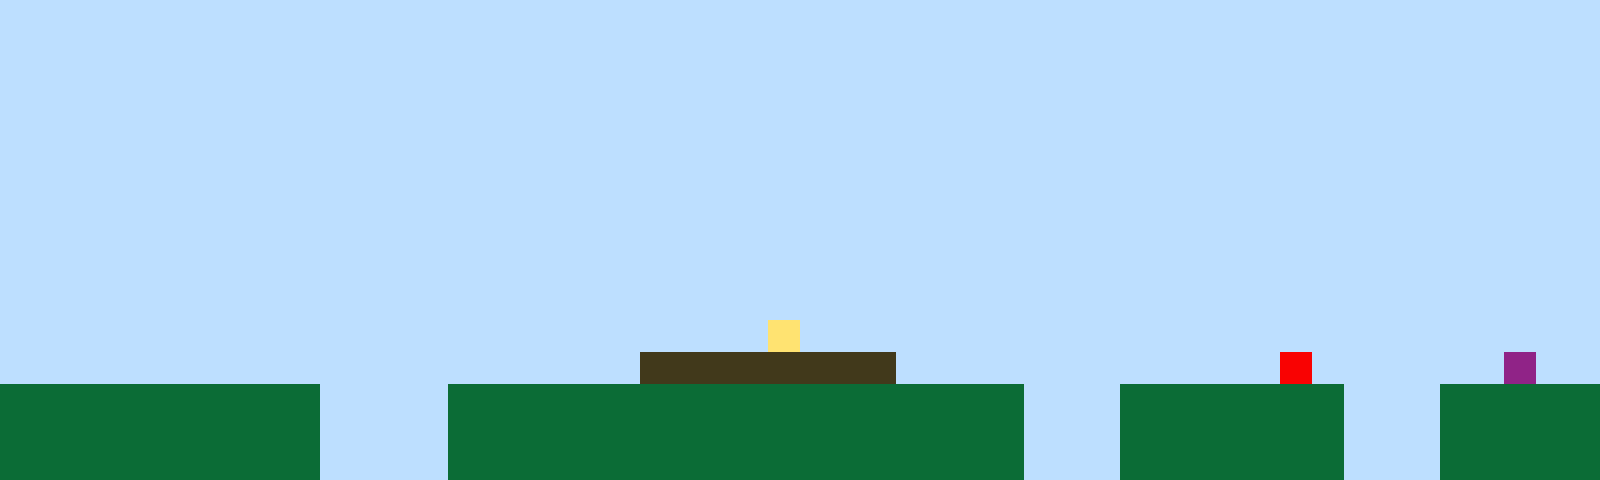

Below is a game level as drawn by its tile map, then a one-line description and the .tmx file that defines it, in full:
An orthogonal 50x15 tile map with 32x32 px tiles, 1 tile layer (Tile Layer 1).

<map version="1.10" tiledversion="1.11.2" orientation="orthogonal" renderorder="right-up" width="50" height="15" tilewidth="32" tileheight="32" infinite="0" nextlayerid="2" nextobjectid="1"><editorsettings><export target="map1.csv" format="csv" /></editorsettings><tileset firstgid="1" name="sprites" tilewidth="32" tileheight="32" tilecount="6" columns="3"><image source="sprites.png" width="96" height="64" /></tileset><layer id="1" name="Tile Layer 1" width="50" height="15"><data encoding="csv">1,1,1,1,1,1,1,1,1,1,1,1,1,1,1,1,1,1,1,1,1,1,1,1,1,1,1,1,1,1,1,1,1,1,1,1,1,1,1,1,1,1,1,1,1,1,1,1,1,1,1,1,1,1,1,1,1,1,1,1,1,1,1,1,1,1,1,1,1,1,1,1,1,1,1,1,1,1,1,1,1,1,1,1,1,1,1,1,1,1,1,1,1,1,1,1,1,1,1,1,1,1,1,1,1,1,1,1,1,1,1,1,1,1,1,1,1,1,1,1,1,1,1,1,1,1,1,1,1,1,1,1,1,1,1,1,1,1,1,1,1,1,1,1,1,1,1,1,1,1,1,1,1,1,1,1,1,1,1,1,1,1,1,1,1,1,1,1,1,1,1,1,1,1,1,1,1,1,1,1,1,1,1,1,1,1,1,1,1,1,1,1,1,1,1,1,1,1,1,1,1,1,1,1,1,1,1,1,1,1,1,1,1,1,1,1,1,1,1,1,1,1,1,1,1,1,1,1,1,1,1,1,1,1,1,1,1,1,1,1,1,1,1,1,1,1,1,1,1,1,1,1,1,1,1,1,1,1,1,1,1,1,1,1,1,1,1,1,1,1,1,1,1,1,1,1,1,1,1,1,1,1,1,1,1,1,1,1,1,1,1,1,1,1,1,1,1,1,1,1,1,1,1,1,1,1,1,1,1,1,1,1,1,1,1,1,1,1,1,1,1,1,1,1,1,1,1,1,1,1,1,1,1,1,1,1,1,1,1,1,1,1,1,1,1,1,1,1,1,1,1,1,1,1,1,1,1,1,1,1,1,1,1,1,1,1,1,1,1,1,1,1,1,1,1,1,1,1,1,1,1,1,1,1,1,1,1,1,1,1,1,1,1,1,1,1,1,1,1,1,1,1,1,1,1,1,1,1,1,1,1,1,1,1,1,1,1,1,1,1,1,1,1,1,1,1,1,1,1,1,1,1,1,1,1,1,1,1,1,1,1,1,1,1,1,1,1,1,1,1,1,1,1,1,1,1,1,1,1,1,1,1,1,1,1,1,1,1,1,1,1,1,1,1,1,1,1,1,1,1,1,1,1,1,1,1,1,1,1,1,1,1,1,1,1,1,1,1,1,1,1,1,1,1,1,1,1,1,1,1,1,1,1,1,1,1,1,1,1,1,1,1,1,1,4,1,1,1,1,1,1,1,1,1,1,1,1,1,1,1,1,1,1,1,1,1,1,1,1,1,1,1,1,1,1,1,1,1,1,1,1,1,1,1,1,1,1,1,1,1,3,3,3,3,3,3,3,3,1,1,1,1,1,1,1,1,1,1,1,1,5,1,1,1,1,1,1,6,1,1,2,2,2,2,2,2,2,2,2,2,1,1,1,1,2,2,2,2,2,2,2,2,2,2,2,2,2,2,2,2,2,2,1,1,1,2,2,2,2,2,2,2,1,1,1,2,2,2,2,2,2,2,2,2,2,2,2,2,2,2,1,1,1,1,2,2,2,2,2,2,2,2,2,2,2,2,2,2,2,2,2,2,1,1,1,2,2,2,2,2,2,2,1,1,1,2,2,2,2,2,2,2,2,2,2,2,2,2,2,2,1,1,1,1,2,2,2,2,2,2,2,2,2,2,2,2,2,2,2,2,2,2,1,1,1,2,2,2,2,2,2,2,1,1,1,2,2,2,2,2</data></layer></map>
